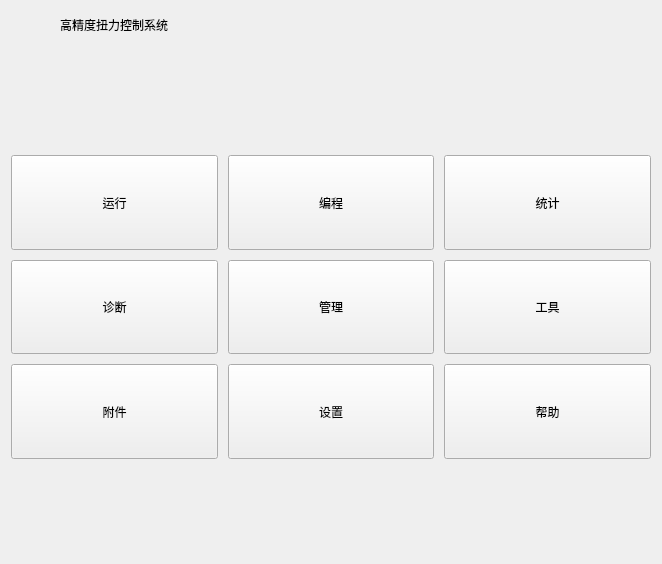
<?xml version="1.0" encoding="UTF-8"?>
<ui version="4.0">
 <class>frmMain</class>
 <widget class="QDialog" name="frmMain">
  <property name="geometry">
   <rect>
    <x>0</x>
    <y>0</y>
    <width>662</width>
    <height>564</height>
   </rect>
  </property>
  <property name="styleSheet">
   <string notr="true">QWidget#widget_main{
border-image: url(:/banner/bg1.jpg);
}</string>
  </property>
  <layout class="QVBoxLayout" name="verticalLayout">
   <property name="spacing">
    <number>0</number>
   </property>
   <property name="leftMargin">
    <number>0</number>
   </property>
   <property name="topMargin">
    <number>0</number>
   </property>
   <property name="rightMargin">
    <number>0</number>
   </property>
   <property name="bottomMargin">
    <number>0</number>
   </property>
   <item>
    <widget class="QWidget" name="widget_title" native="true">
     <property name="sizePolicy">
      <sizepolicy hsizetype="Preferred" vsizetype="Fixed">
       <horstretch>0</horstretch>
       <verstretch>0</verstretch>
      </sizepolicy>
     </property>
     <property name="minimumSize">
      <size>
       <width>0</width>
       <height>50</height>
      </size>
     </property>
     <layout class="QHBoxLayout" name="horizontalLayout_2">
      <property name="spacing">
       <number>0</number>
      </property>
      <property name="leftMargin">
       <number>0</number>
      </property>
      <property name="topMargin">
       <number>0</number>
      </property>
      <property name="rightMargin">
       <number>0</number>
      </property>
      <property name="bottomMargin">
       <number>0</number>
      </property>
      <item>
       <widget class="QLabel" name="lab_Ico">
        <property name="sizePolicy">
         <sizepolicy hsizetype="Minimum" vsizetype="Preferred">
          <horstretch>0</horstretch>
          <verstretch>0</verstretch>
         </sizepolicy>
        </property>
        <property name="minimumSize">
         <size>
          <width>60</width>
          <height>0</height>
         </size>
        </property>
        <property name="text">
         <string/>
        </property>
        <property name="alignment">
         <set>Qt::AlignCenter</set>
        </property>
       </widget>
      </item>
      <item>
       <widget class="QLabel" name="lab_Title">
        <property name="sizePolicy">
         <sizepolicy hsizetype="Expanding" vsizetype="Preferred">
          <horstretch>0</horstretch>
          <verstretch>0</verstretch>
         </sizepolicy>
        </property>
        <property name="styleSheet">
         <string notr="true"/>
        </property>
        <property name="text">
         <string>高精度扭力控制系统</string>
        </property>
        <property name="alignment">
         <set>Qt::AlignLeading|Qt::AlignLeft|Qt::AlignVCenter</set>
        </property>
       </widget>
      </item>
      <item>
       <widget class="QWidget" name="widget_menu" native="true">
        <property name="sizePolicy">
         <sizepolicy hsizetype="Minimum" vsizetype="Preferred">
          <horstretch>0</horstretch>
          <verstretch>0</verstretch>
         </sizepolicy>
        </property>
        <layout class="QHBoxLayout" name="horizontalLayout">
         <property name="spacing">
          <number>0</number>
         </property>
         <property name="leftMargin">
          <number>0</number>
         </property>
         <property name="topMargin">
          <number>0</number>
         </property>
         <property name="rightMargin">
          <number>0</number>
         </property>
         <property name="bottomMargin">
          <number>0</number>
         </property>
         <item>
          <widget class="QPushButton" name="btnMenu_Close">
           <property name="sizePolicy">
            <sizepolicy hsizetype="Minimum" vsizetype="Expanding">
             <horstretch>0</horstretch>
             <verstretch>0</verstretch>
            </sizepolicy>
           </property>
           <property name="minimumSize">
            <size>
             <width>100</width>
             <height>0</height>
            </size>
           </property>
           <property name="cursor">
            <cursorShape>ArrowCursor</cursorShape>
           </property>
           <property name="focusPolicy">
            <enum>Qt::NoFocus</enum>
           </property>
           <property name="text">
            <string/>
           </property>
           <property name="flat">
            <bool>true</bool>
           </property>
          </widget>
         </item>
        </layout>
       </widget>
      </item>
     </layout>
    </widget>
   </item>
   <item>
    <widget class="QWidget" name="widget_main" native="true">
     <property name="styleSheet">
      <string notr="true"/>
     </property>
     <layout class="QGridLayout" name="gridLayout">
      <property name="spacing">
       <number>10</number>
      </property>
      <item row="0" column="1">
       <spacer name="v1">
        <property name="orientation">
         <enum>Qt::Vertical</enum>
        </property>
        <property name="sizeHint" stdset="0">
         <size>
          <width>20</width>
          <height>40</height>
         </size>
        </property>
       </spacer>
      </item>
      <item row="1" column="0">
       <widget class="QToolButton" name="btnStatus">
        <property name="sizePolicy">
         <sizepolicy hsizetype="Expanding" vsizetype="Expanding">
          <horstretch>0</horstretch>
          <verstretch>0</verstretch>
         </sizepolicy>
        </property>
        <property name="text">
         <string>运行</string>
        </property>
        <property name="icon">
         <iconset resource="other/rc.qrc">
          <normaloff>:/banner/main4.png</normaloff>:/banner/main4.png</iconset>
        </property>
        <property name="iconSize">
         <size>
          <width>130</width>
          <height>130</height>
         </size>
        </property>
        <property name="toolButtonStyle">
         <enum>Qt::ToolButtonTextUnderIcon</enum>
        </property>
       </widget>
      </item>
      <item row="1" column="1">
       <widget class="QToolButton" name="btnProgram">
        <property name="sizePolicy">
         <sizepolicy hsizetype="Expanding" vsizetype="Expanding">
          <horstretch>0</horstretch>
          <verstretch>0</verstretch>
         </sizepolicy>
        </property>
        <property name="text">
         <string>编程</string>
        </property>
        <property name="icon">
         <iconset resource="other/rc.qrc">
          <normaloff>:/banner/main5.png</normaloff>:/banner/main5.png</iconset>
        </property>
        <property name="iconSize">
         <size>
          <width>130</width>
          <height>130</height>
         </size>
        </property>
        <property name="toolButtonStyle">
         <enum>Qt::ToolButtonTextUnderIcon</enum>
        </property>
       </widget>
      </item>
      <item row="1" column="2">
       <widget class="QToolButton" name="btnData">
        <property name="sizePolicy">
         <sizepolicy hsizetype="Expanding" vsizetype="Expanding">
          <horstretch>0</horstretch>
          <verstretch>0</verstretch>
         </sizepolicy>
        </property>
        <property name="text">
         <string>统计</string>
        </property>
        <property name="icon">
         <iconset resource="other/rc.qrc">
          <normaloff>:/banner/main1.png</normaloff>:/banner/main1.png</iconset>
        </property>
        <property name="iconSize">
         <size>
          <width>130</width>
          <height>130</height>
         </size>
        </property>
        <property name="toolButtonStyle">
         <enum>Qt::ToolButtonTextUnderIcon</enum>
        </property>
       </widget>
      </item>
      <item row="2" column="0">
       <widget class="QToolButton" name="btnPlot">
        <property name="sizePolicy">
         <sizepolicy hsizetype="Expanding" vsizetype="Expanding">
          <horstretch>0</horstretch>
          <verstretch>0</verstretch>
         </sizepolicy>
        </property>
        <property name="text">
         <string>诊断</string>
        </property>
        <property name="icon">
         <iconset resource="other/rc.qrc">
          <normaloff>:/banner/main6.png</normaloff>:/banner/main6.png</iconset>
        </property>
        <property name="iconSize">
         <size>
          <width>130</width>
          <height>130</height>
         </size>
        </property>
        <property name="toolButtonStyle">
         <enum>Qt::ToolButtonTextUnderIcon</enum>
        </property>
       </widget>
      </item>
      <item row="4" column="1">
       <spacer name="v2">
        <property name="orientation">
         <enum>Qt::Vertical</enum>
        </property>
        <property name="sizeHint" stdset="0">
         <size>
          <width>20</width>
          <height>40</height>
         </size>
        </property>
       </spacer>
      </item>
      <item row="2" column="1">
       <widget class="QToolButton" name="btnMan">
        <property name="sizePolicy">
         <sizepolicy hsizetype="Expanding" vsizetype="Expanding">
          <horstretch>0</horstretch>
          <verstretch>0</verstretch>
         </sizepolicy>
        </property>
        <property name="text">
         <string>管理</string>
        </property>
        <property name="icon">
         <iconset resource="other/rc.qrc">
          <normaloff>:/banner/main3.png</normaloff>:/banner/main3.png</iconset>
        </property>
        <property name="iconSize">
         <size>
          <width>130</width>
          <height>130</height>
         </size>
        </property>
        <property name="toolButtonStyle">
         <enum>Qt::ToolButtonTextUnderIcon</enum>
        </property>
       </widget>
      </item>
      <item row="2" column="2">
       <widget class="QToolButton" name="btnTool">
        <property name="sizePolicy">
         <sizepolicy hsizetype="Expanding" vsizetype="Expanding">
          <horstretch>0</horstretch>
          <verstretch>0</verstretch>
         </sizepolicy>
        </property>
        <property name="text">
         <string>工具</string>
        </property>
        <property name="icon">
         <iconset resource="other/rc.qrc">
          <normaloff>:/banner/main7.png</normaloff>:/banner/main7.png</iconset>
        </property>
        <property name="iconSize">
         <size>
          <width>130</width>
          <height>130</height>
         </size>
        </property>
        <property name="toolButtonStyle">
         <enum>Qt::ToolButtonTextUnderIcon</enum>
        </property>
       </widget>
      </item>
      <item row="3" column="0">
       <widget class="QToolButton" name="btnOther">
        <property name="sizePolicy">
         <sizepolicy hsizetype="Expanding" vsizetype="Expanding">
          <horstretch>0</horstretch>
          <verstretch>0</verstretch>
         </sizepolicy>
        </property>
        <property name="text">
         <string>附件</string>
        </property>
        <property name="icon">
         <iconset resource="other/rc.qrc">
          <normaloff>:/banner/main8.png</normaloff>:/banner/main8.png</iconset>
        </property>
        <property name="iconSize">
         <size>
          <width>130</width>
          <height>130</height>
         </size>
        </property>
        <property name="toolButtonStyle">
         <enum>Qt::ToolButtonTextUnderIcon</enum>
        </property>
       </widget>
      </item>
      <item row="3" column="1">
       <widget class="QToolButton" name="btnConfig">
        <property name="sizePolicy">
         <sizepolicy hsizetype="Expanding" vsizetype="Expanding">
          <horstretch>0</horstretch>
          <verstretch>0</verstretch>
         </sizepolicy>
        </property>
        <property name="text">
         <string>设置</string>
        </property>
        <property name="icon">
         <iconset resource="other/rc.qrc">
          <normaloff>:/banner/main9.png</normaloff>:/banner/main9.png</iconset>
        </property>
        <property name="iconSize">
         <size>
          <width>130</width>
          <height>130</height>
         </size>
        </property>
        <property name="toolButtonStyle">
         <enum>Qt::ToolButtonTextUnderIcon</enum>
        </property>
       </widget>
      </item>
      <item row="3" column="2">
       <widget class="QToolButton" name="btnHelper">
        <property name="sizePolicy">
         <sizepolicy hsizetype="Expanding" vsizetype="Expanding">
          <horstretch>0</horstretch>
          <verstretch>0</verstretch>
         </sizepolicy>
        </property>
        <property name="text">
         <string>帮助</string>
        </property>
        <property name="icon">
         <iconset resource="other/rc.qrc">
          <normaloff>:/banner/main2.png</normaloff>:/banner/main2.png</iconset>
        </property>
        <property name="iconSize">
         <size>
          <width>130</width>
          <height>130</height>
         </size>
        </property>
        <property name="toolButtonStyle">
         <enum>Qt::ToolButtonTextUnderIcon</enum>
        </property>
       </widget>
      </item>
     </layout>
    </widget>
   </item>
  </layout>
 </widget>
 <layoutdefault spacing="6" margin="11"/>
 <resources>
  <include location="other/rc.qrc"/>
 </resources>
 <connections/>
</ui>
